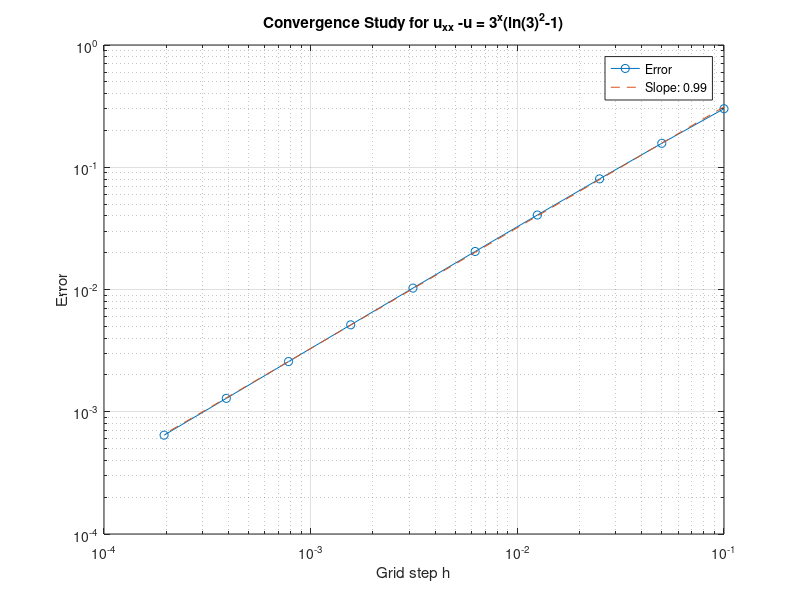

Write MATLAB code to recreate this figure.
h_values = 0.1 ./ (2.^(0:10-1)); 
errors = zeros(size(h_values)); 

for i = 1:length(h_values)
    h = h_values(i);

    x = (0:h:1)';
    m = length(x);
    e = ones(m, 1);
    
    Dxx = spdiags([e (-2*e - h*h*e) e], [-1 0 1], m, m);


    Dxx(1,1) = -(2+h*h);
    Dxx(m,m) = -(2+h*h);
    Dxx(1,2) =1;
    Dxx(m, m-1)=1;
    %disp(Dxx)
    
    Dxx = Dxx / h^2;

    f = 3.^x * (log(3)*log(3)-1);
    f(1) = f(1) - 1/h^2
    f(m) = f(m) - 3/h^2
    u_numerical = Dxx \ f;


    u_analytical = 3.^x;
    
    errors(i) = max(abs(u_numerical - u_analytical));
end


figure;
loglog(h_values, errors, '-o');
xlabel('Grid step h');
ylabel('Error');
title('Convergence Study for u_{xx} -u = 3^{x}(ln(3)^2-1)');
grid on;


p = polyfit(log(h_values), log(errors), 1);
hold on;
loglog(h_values, exp(polyval(p, log(h_values))), '--', 'DisplayName', sprintf('Slope: %.2f', p(1)));
legend('Error', sprintf('Slope: %.2f', p(1)), 'Location', 'best');
hold off;
exportgraphics(gcf, "6c2.png", 'Resolution', 300);